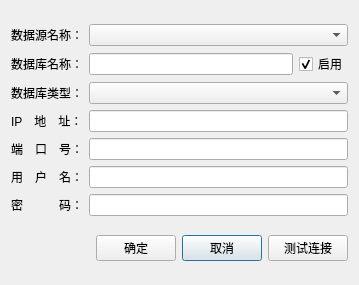
<?xml version="1.0" encoding="UTF-8"?>
<ui version="4.0">
 <class>CDataSourceDialog</class>
 <widget class="QDialog" name="CDataSourceDialog">
  <property name="geometry">
   <rect>
    <x>0</x>
    <y>0</y>
    <width>359</width>
    <height>285</height>
   </rect>
  </property>
  <property name="windowTitle">
   <string>Dialog</string>
  </property>
  <layout class="QVBoxLayout" name="verticalLayout">
   <item>
    <layout class="QGridLayout" name="gridLayout">
     <item row="0" column="0">
      <widget class="QLabel" name="dataSourceLabel">
       <property name="text">
        <string>数据源名称：</string>
       </property>
      </widget>
     </item>
     <item row="0" column="1">
      <widget class="QComboBox" name="dataSourceComboBox"/>
     </item>
     <item row="1" column="0">
      <widget class="QLabel" name="label_8">
       <property name="text">
        <string>数据库名称：</string>
       </property>
      </widget>
     </item>
     <item row="1" column="1">
      <layout class="QHBoxLayout" name="horizontalLayout_2">
       <item>
        <widget class="QLineEdit" name="databaseLineEdit">
         <property name="text">
          <string/>
         </property>
        </widget>
       </item>
       <item>
        <widget class="QCheckBox" name="enableCheckBox">
         <property name="text">
          <string>启用</string>
         </property>
         <property name="checked">
          <bool>true</bool>
         </property>
        </widget>
       </item>
      </layout>
     </item>
     <item row="2" column="0">
      <widget class="QLabel" name="label_7">
       <property name="text">
        <string>数据库类型：</string>
       </property>
      </widget>
     </item>
     <item row="2" column="1">
      <widget class="QComboBox" name="sqlDriverComboBox"/>
     </item>
     <item row="3" column="0">
      <widget class="QLabel" name="label_2">
       <property name="text">
        <string>IP　地　址：</string>
       </property>
      </widget>
     </item>
     <item row="3" column="1">
      <widget class="QLineEdit" name="IPLineEdit"/>
     </item>
     <item row="4" column="0">
      <widget class="QLabel" name="label_3">
       <property name="text">
        <string>端　口　号：</string>
       </property>
      </widget>
     </item>
     <item row="4" column="1">
      <widget class="QLineEdit" name="portLineEdit"/>
     </item>
     <item row="5" column="0">
      <widget class="QLabel" name="label_4">
       <property name="text">
        <string>用　户　名：</string>
       </property>
      </widget>
     </item>
     <item row="5" column="1">
      <widget class="QLineEdit" name="userNameLineEdit"/>
     </item>
     <item row="6" column="0">
      <widget class="QLabel" name="label_5">
       <property name="text">
        <string>密　　　码：</string>
       </property>
      </widget>
     </item>
     <item row="6" column="1">
      <widget class="QLineEdit" name="passwordLineEdit">
       <property name="echoMode">
        <enum>QLineEdit::Password</enum>
       </property>
      </widget>
     </item>
    </layout>
   </item>
   <item>
    <layout class="QHBoxLayout" name="horizontalLayout">
     <item>
      <spacer name="horizontalSpacer">
       <property name="orientation">
        <enum>Qt::Horizontal</enum>
       </property>
       <property name="sizeHint" stdset="0">
        <size>
         <width>106</width>
         <height>20</height>
        </size>
       </property>
      </spacer>
     </item>
     <item>
      <widget class="QPushButton" name="confirmButton">
       <property name="text">
        <string>确定</string>
       </property>
      </widget>
     </item>
     <item>
      <widget class="QPushButton" name="cancelButton">
       <property name="text">
        <string>取消</string>
       </property>
       <property name="default">
        <bool>true</bool>
       </property>
      </widget>
     </item>
     <item>
      <widget class="QPushButton" name="testConnectButton">
       <property name="text">
        <string>测试连接</string>
       </property>
      </widget>
     </item>
    </layout>
   </item>
  </layout>
 </widget>
 <resources/>
 <connections/>
</ui>
